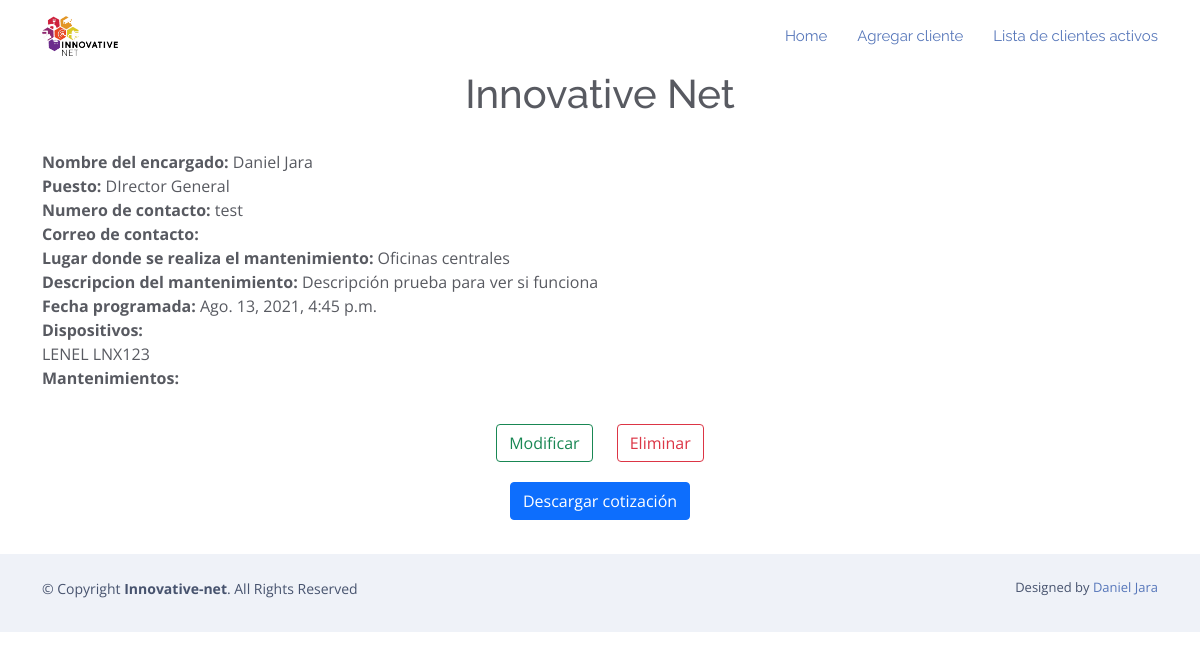
The page /mostrar_cliente/34 on the database as committed earlier.
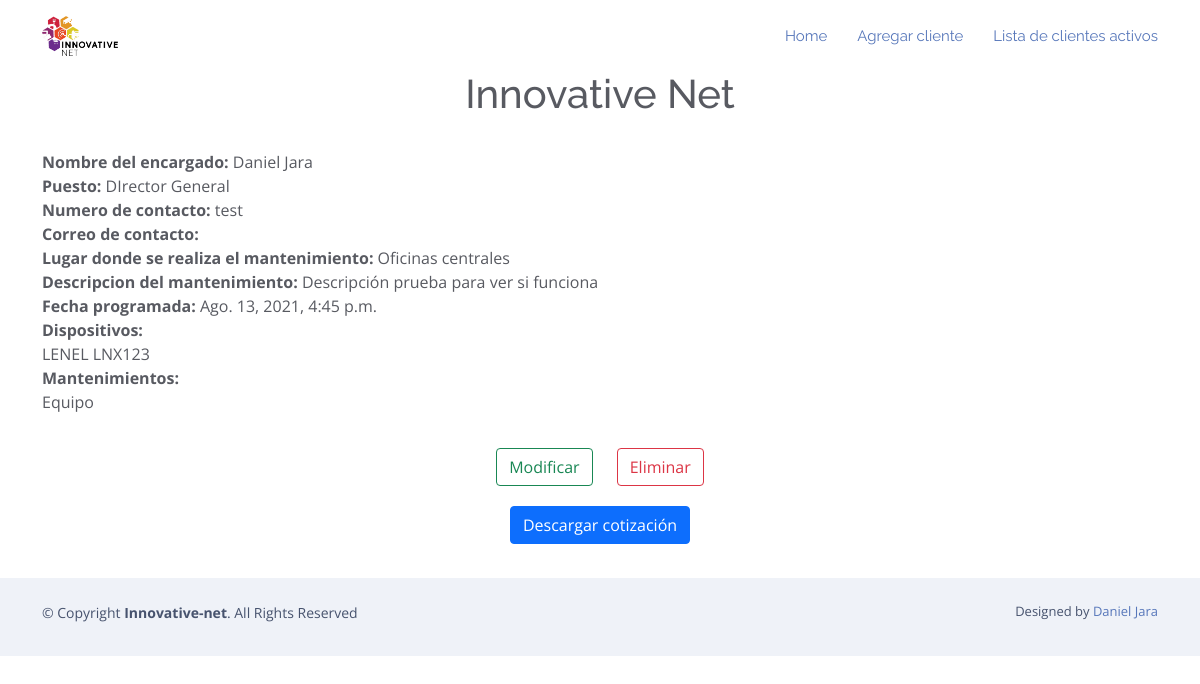
The same page on the database as committed later.
### RPA/models.py (models this page shows)
class Dispositivo(models.Model):
    marca = models.CharField(max_length=200, verbose_name="Marca del dispositivo", null=True, blank=True)
    titulo = models.CharField(max_length=200, verbose_name="Nombre del dispositivo", null=True, blank=True)
    cantidad = models.IntegerField(verbose_name="Cantidad de dispositivos actuales", null=True)
    actividad = models.CharField(max_length=200, verbose_name="Actividad de mantenimiento a realizar",null=True, blank=True)
    plan = models.CharField(max_length=200, verbose_name="Tipo de poliza/plan", null=True, blank=True)
    def __str__(self):
        return self.marca +" "+ self.titulo
    class Meta:
        ordering = ['titulo']

class Mantenimiento(models.Model):
    title = models.CharField(max_length=200, verbose_name="Titulo Mantenimiento", null=True, blank=True)
    periodisidadactividades = models.IntegerField(verbose_name="Periodicidad regular de actividad de mtto por año", blank=True, null=True )
    periodisidadadicional = models.IntegerField(verbose_name="Periodicidad adicional de actividad de mtto  a la regular", blank=True, null=True)
    tiempoejecucion = models.IntegerField(verbose_name="Tiempo de ejecucion del mtto", blank=True, null=True)
    cantidaddispositivos = models.IntegerField(verbose_name="Cantidad de dispositivos a considerar en periodicidad regular", blank=True, null=True)
    horasactividad = models.IntegerField(verbose_name="horas por actividad de mtto regular =Importe de cantidad x Tiempo de ejecucion", blank=True, null=True)
    costomantenimientoadicional = models.IntegerField(verbose_name="horas por actividad de mtto adicional =Importe de cantidad x Tiempo de ejecucion ", blank=True, null=True)
    costomantenimientoregular = models.IntegerField(verbose_name="horas por actividad de mtto regular =Importe de cantidad x Tiempo de ejecucion", blank=True, null=True)
    def __str__(self):
        return self.title
    class Meta:
        ordering = ['title']

### RPA/views.py (the view)
# urls.py: path('mostrar_cliente/<cliente_id>', views.mostrar_cliente, name='mostrar_cliente'),
def mostrar_cliente(request, cliente_id):
    cliente = Cliente.objects.get(pk=cliente_id)
    return render(request,'mantenimientos/mostrar_cliente.html',{'cliente':cliente})

### RPA/models.py (called while the page is built)
    def __str__(self):
        return self.nombre

### RPA/templates/mantenimientos/mostrar_cliente.html
{% extends 'mantenimientos/base.html'%}
{% load static %}
{% block body %}
        <center>
        <h1>{{ cliente }}</h1>
        </center>
                <br/>
                <b>Nombre del encargado: </b>{{ cliente.encargado }}<br/>
                <b>Puesto: </b>{{ cliente.puesto_encargado }}<br/>
                <b>Numero de contacto: </b>{{ cliente.numero_contacto }}<br/>
                <b>Correo de contacto: </b>{{ cliente.correo_contacto }}<br/>
                <b>Lugar donde se realiza el mantenimiento: </b>{{ cliente.lugar_de_mantenimiento }}<br/>
                <b>Descripcion del mantenimiento: </b>{{ cliente.descripcion_cotizacion }}<br/>
                <b>Fecha programada: </b>{{ cliente.fecha }}<br/>
                <b>Dispositivos:</b><br/>
                {% for dispositivo in cliente.dispositivo.all %}
                        {{ dispositivo }}
                        <br>
                {% endfor %}
                <b>Mantenimientos:</b><br/>
                {% for mantenimiento in cliente.mantenimiento.all %}
                        {{ mantenimiento }}
                        <br>
                {% endfor %}
                <br/>
        <center>
                <a href="{% url 'modificar_cliente' cliente.id %}">
                        <button type="button" class="btn btn-outline-success" style="margin:10px">Modificar</button>
                </a>
                <a href="{% url 'eliminar_cliente' cliente.id %}">
                        <button type="button" class="btn btn-outline-danger" style="margin:10px">Eliminar</button>
                </a>
                <br>
                <a href="{% url 'cotizacion_pdf' cliente.id %}" download="cotizacion.pdf">
                        <button type="button" class="btn btn-primary" style="margin:10px">Descargar cotización</button>
                </a>
        </center>
                <br/>
{% endblock %}

Rows that differ between the two databases and show on the page:
added Mantenimiento: title "Equipo"
